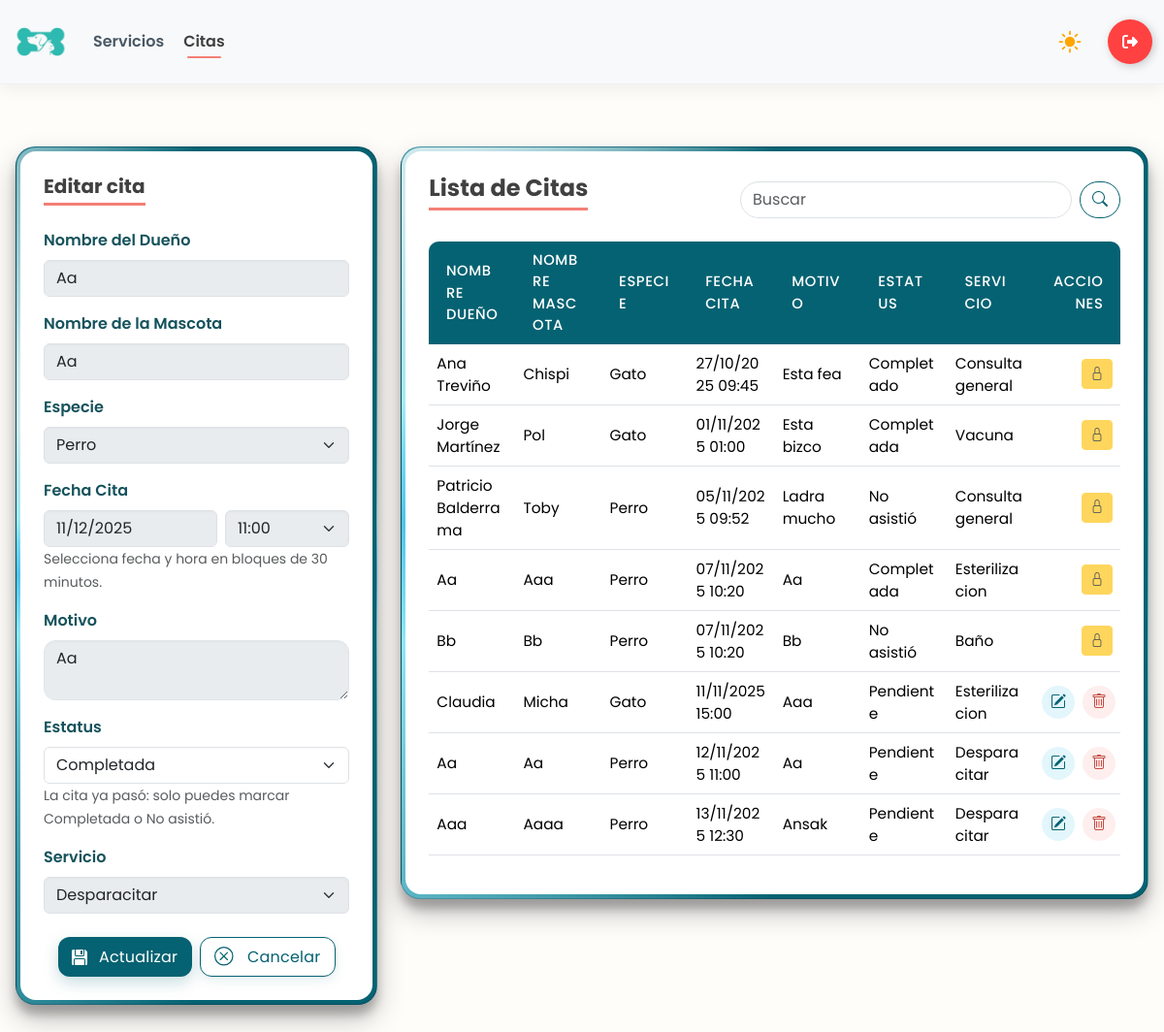
/citas/18/ (signed in), run on the app's committed database.
### app/models.py (models this page shows, shortened)
class CITA_VETERINARIA(models.Model):
    nombre_dueño = models.CharField(max_length=200)
    nombre_mascota = models.CharField(max_length=100)
    especie = models.CharField(max_length=100)
    fecha_cita = models.DateTimeField()
    motivo = models.CharField(max_length=255)
    estatus = models.CharField(max_length=50)
    servicio = models.ForeignKey(SERVICIO, on_delete= models.PROTECT, null=True)

class SERVICIO(models.Model):
    nombre = models.CharField(max_length=100)
    precio = models.DecimalField(max_digits=10, decimal_places=2)
    descripcion = models.TextField(max_length=250, null= True)
    def __str__(self):
        return self.nombre

### app/views.py (the view, shortened to what this page needs)
# urls.py: path('citas/', views.citas_panel, name='citas'),
@login_required
@user_passes_test(is_employee_or_admin)
def citas_panel(request, id=None):
    es_admin = is_admin(request.user)
    cita = get_object_or_404(CITA_VETERINARIA, pk=id) if id else None
    servicios = SERVICIO.objects.all()
    ahora_local = timezone.localtime()
    slots = build_half_hour_slots("08:00", "18:00")
    if cita:
        sel_hora = timezone.localtime(cita.fecha_cita).strftime("%H:%M")
        sel_fecha = timezone.localtime(cita.fecha_cita).strftime("%Y-%m-%d")
    else:
        next_slot = ceil_to_half_hour(ahora_local)
        sel_hora = next_slot.strftime("%H:%M")
        sel_fecha = next_slot.strftime("%Y-%m-%d")
    cita_pasada_bool = bool(cita and timezone.localtime(cita.fecha_cita) <= ahora_local)
    bloqueada_total = bool(cita and cita.estatus in ["Completada", "Cancelada"])
    solo_estatus_fecha = bool(cita and cita_pasada_bool and not bloqueada_total)
    solo_estatus_rol = bool(cita and (not es_admin) and not bloqueada_total)
    solo_estatus = solo_estatus_fecha or solo_estatus_rol
    qs = CITA_VETERINARIA.objects.all().select_related('servicio').order_by('fecha_cita')
    estatus_f = (request.GET.get('estatus') or '').strip()
    servicio_f = (request.GET.get('servicio') or '').strip()
    desde_f = (request.GET.get('desde') or '').strip()
    hasta_f = (request.GET.get('hasta') or '').strip()
    q = (request.GET.get('q') or '').strip()
    if estatus_f:
        qs = qs.filter(estatus__iexact=estatus_f)
    if servicio_f:
        qs = qs.filter(servicio__pk=servicio_f)
    if q:
        qs = qs.filter(
            Q(nombre_dueño__icontains=q) |
            Q(nombre_mascota__icontains=q) |
            Q(motivo__icontains=q)
        )
    ctx = {
        "citas": qs,
        "cita": cita,
        "editando": bool(cita),
        "servicios": servicios,
        "slots": slots,
        "sel_hora": sel_hora,
        "sel_fecha": sel_fecha,
        "min_fecha": ahora_local.strftime("%Y-%m-%d"),
        "ahora_str": ahora_local.strftime("%Y-%m-%dT%H:%M"),
        "cita_pasada": cita_pasada_bool,
        "bloqueada_total": bloqueada_total,
        "solo_estatus": solo_estatus,
        "q": q,
        "es_admin": es_admin,
        "form_data": request.POST if request.method == "POST" else {},
    }
    return render(request, "citas.html", ctx)

### app/templates/citas.html (shortened to what this page needs)
    {% load static %}
    <!DOCTYPE html>
    <html lang="es">
    <head>
        {% include 'referencias.html' %}
        <link rel="stylesheet" href="{% static 'css/panel.css' %}">
    </head>
    <body>
        {% include 'navbar-panel.html' %}
        <main class="container-fluid mt-5 mb-5 p-3">
            <div class="row g-4">
                <div class="col-12 col-lg-4">
                    <div class="card glass-card">
                        <div class="card-body">
                            <h5 class="card-title mb-4">
                                {% if editando %}Editar cita{% else %}Crear cita{% endif %}
                            </h5>
                            <form method="post" autocomplete="off"
                                action="{% if editando %}{% url 'citas_edit' cita.id %}{% else %}{% url 'citas' %}{% endif %}">
                                <div class="mb-3">
                                    <label class="form-label">Nombre del Dueño</label>
                                    <input type="text" name="nombre_dueño" class="form-control"
                                        pattern="^[A-Za-zÁÉÍÓÚáéíóúÑñ\s]+$" maxlength="200" required
                                        value="{{ cita.nombre_dueño|default_if_none:'' }}" {% if bloqueada_total or solo_estatus %}disabled{% endif %}>
                                </div>
                                <div class="mb-3">
                                    <label class="form-label">Nombre de la Mascota</label>
                                    <input type="text" name="nombre_mascota" class="form-control"
                                        pattern="^[A-Za-zÁÉÍÓÚáéíóúÑñ\s]+$" maxlength="100" required
                                        value="{{ cita.nombre_mascota|default_if_none:'' }}" {% if bloqueada_total or solo_estatus %}disabled{% endif %}>
                                </div>
                                <div class="mb-3">
                                    <label class="form-label">Especie</label>
                                    <select name="especie_select" id="especie_select" class="form-select" required {% if bloqueada_total or solo_estatus %}disabled{% endif %}>
                                        <option value="Perro" {% if cita.especie == "Perro" %}selected{% endif %}>Perro</option>
                                    </select>
                                </div>
                                <div class="mb-3">
                                <label for="fecha_cita" class="form-label">Fecha Cita</label>
                                <div class="d-flex gap-2">
                                    <input type="date"
                                           class="form-control"
                                           id="fecha_cita"
                                           name="fecha_cita"
                                           min="{{ min_fecha }}"
                                           value="{{ sel_fecha }}"
                                           required
                                           {% if bloqueada_total or solo_estatus %}disabled{% endif %}>
                                    <select class="form-select" id="hora_cita" name="hora_cita" required
                                            {% if bloqueada_total or solo_estatus %}disabled{% endif %}>
                                        {% for h in slots %}
                                            <option value="{{ h }}" {% if sel_hora == h %}selected{% endif %}>{{ h }}</option>
                                        {% endfor %}
                                    </select>
                                </div>
                                <small class="text-muted">Selecciona fecha y hora en bloques de 30 minutos.</small>
                                </div>
                                <div class="mb-3">
                                    <label class="form-label">Motivo</label>
                                    <textarea name="motivo" class="form-control" maxlength="255" required {% if bloqueada_total or solo_estatus %}disabled{% endif %}>{{ cita.motivo|default_if_none:'' }}</textarea>
                                </div>
                                <div class="mb-3">
                                    <label class="form-label">Estatus</label>
                                    {% if not editando %}
                                    <input type="hidden" name="estatus" value="Pendiente">
                                    <input type="text" class="form-control" value="Pendiente" disabled>
                                    <small class="text-muted">Se asigna automáticamente al crear.</small>
                                    {% elif bloqueada_total %}
                                    <input type="text" class="form-control" value="Completada" disabled>
                                    <small class="text-muted">Esta cita está completada y no puede editarse.</small>
                                    {% elif solo_estatus %}
                                    <select name="estatus" class="form-select" required>
                                        <option value="Completada" {% if cita.estatus == "Completada" %}selected{% endif %}>
                                            Completada</option>
                                    </select>
                                    <small class="text-muted">La cita ya pasó: solo puedes marcar Completada o No
                                        asistió.</small>
                                    {% endif %}
                                </div>
                                <div class="mb-3">
                                    <label for="servicio" class="form-label">Servicio</label>
                                    <select name="servicio" id="servicio" class="form-select" {% if bloqueada_total or solo_estatus %}disabled{% endif %}>
                                        {% for servicio in servicios %}
                                        <option value="{{ servicio.id }}" {% if cita and cita.servicio_id == servicio.id %}selected{% endif %}>
                                            {{ servicio.nombre }}
                                        </option>
                                        {% endfor %}
                                    </select>
                                </div>
                                <div class="d-flex gap-2 justify-content-center mt-4">
                                    <button type="submit" class="btn-save" {% if bloqueada_total or solo_estatus %}disabled{% endif %}>
                                        <div class="svg-wrapper-1">
                                            <div class="svg-wrapper">
                                            </div>
                                        </div>
                                        <span>{% if editando %}Actualizar{% else %}Guardar{% endif %}</span>
                                    </button>
                                    {% if editando %}
                                    <a href="{% url 'citas' %}" class="btn-clean"><div class="svg-wrapper-1">
                                            <div class="svg-wrapper">
                                            </div>
                                        </div>
                                        <span>Cancelar</span>
                                    </a>
                                    {% endif %}
                                </div>
                            </form>
                        </div>
                    </div>
                </div>
                <div class="col-12 col-lg-8">
                    <div class="card glass-card">
                        <div class="card-body">
                            <div class="d-flex justify-content-between align-items-center mb-3">
                                <h4 class="m-0 card-title mb-3">Lista de Citas</h4>
                                <form class="d-flex" method="get" action="{% url 'citas' %}">
                                    <input class="form-control me-2" type="search" placeholder="Buscar" name="q"
                                        value="{{ q }}">
                                    <button class="btn btn-outline" type="submit"><i class="bi bi-search"></i></button>
                                </form>
                            </div>
                            <div class="table-responsive">
                                <table class="table tabla-servicios align-middle">
                                    <thead>
                                        <tr>
                                            <th>Nombre Dueño</th>
                                            <th>Nombre Mascota</th>
                                            <th>Especie</th>
                                            <th>Fecha Cita</th>
                                            <th>Motivo</th>
                                            <th>Estatus</th>
                                            <th>Servicio</th>
                                            <th class="text-end">Acciones</th>
                                        </tr>
                                    </thead>
                                    <tbody>
                                        {% for cita in citas %}
                                        <tr>
                                            <td>{{ cita.nombre_dueño }}</td>
                                            <td>{{ cita.nombre_mascota }}</td>
                                            <td>{{ cita.especie }}</td>
                                            <td>{{ cita.fecha_cita|date:"d/m/Y H:i" }}</td>
                                            <td class="col-desc">{{ cita.motivo }}</td>
                                            <td>{{ cita.estatus }}</td>
                                            <td>{{ cita.servicio }}</td>
                                            <td class="text-end">
                                                <div class="d-inline-flex gap-2">
                                                    {% if es_admin %}
                                                        {% if cita.estatus == 'Pendiente' %}
                                                            <a class="btn-accion btn-edit" href="{% url 'citas_edit' cita.id %}" title="Editar cita">
                                                                <i class="bi bi-pencil-square"></i>
                                                            </a>
                                                        {% else %}
                                                            <button class="btn btn-warning btn-sm" disabled title="Cita cerrada">
                                                                <i class="bi bi-lock"></i>
                                                            </button>
                                                        {% endif %}
                                                        {% if cita.estatus == 'Pendiente' %}
                                                            <a class="btn-accion btn-delete" href="{% url 'citas_eliminar' cita.id %}"
                                                               onclick="return confirm('¿Eliminar esta cita?')">
                                                                <i class="bi bi-trash"></i>
                                                            </a>
                                                        {% endif %}
                                                    {% endif %}
                                                </div>
                                            </td>
                                        </tr>
                                        {% empty %}
                                        <tr>
                                            <td colspan="8" class="text-center text-muted">Sin información disponible</td>
                                        </tr>
                                        {% endfor %}
                                    </tbody>
                                </table>
                            </div>
                        </div>
                    </div>
                </div>
            </div>
        </main>
        {% include 'alertas.html' %}
    </body>
    </html>

### data on the page
CITA_VETERINARIA: nombre_dueño "Aa", nombre_mascota "Aa", especie_select "Perro", motivo "Aa", servicio "Desparacitar", especie "Perro", fecha_cita "12/11/2025 11:00", estatus "Pendiente"
CITA_VETERINARIA: nombre_dueño "Ana Treviño", nombre_mascota "Chispi", especie "Gato", fecha_cita "27/10/2025 09:45", motivo "Esta fea", estatus "Completado", servicio "Consulta general"
CITA_VETERINARIA: nombre_dueño "Jorge Martínez", nombre_mascota "Pol", especie "Gato", fecha_cita "01/11/2025 01:00", motivo "Esta bizco", estatus "Completada", servicio "Vacuna"
CITA_VETERINARIA: nombre_dueño "Patricio Balderrama", nombre_mascota "Toby", especie "Perro", fecha_cita "05/11/2025 09:52", motivo "Ladra mucho", estatus "No asistió", servicio "Consulta general"
CITA_VETERINARIA: nombre_dueño "Aa", nombre_mascota "Aaa", especie "Perro", fecha_cita "07/11/2025 10:20", motivo "Aa", estatus "Completada", servicio "Esterilizacion"
CITA_VETERINARIA: nombre_dueño "Bb", nombre_mascota "Bb", especie "Perro", fecha_cita "07/11/2025 10:20", motivo "Bb", estatus "No asistió", servicio "Baño"
CITA_VETERINARIA: nombre_dueño "Claudia", nombre_mascota "Micha", especie "Gato", fecha_cita "11/11/2025 15:00", motivo "Aaa", estatus "Pendiente", servicio "Esterilizacion"
CITA_VETERINARIA: nombre_dueño "Aaa", nombre_mascota "Aaaa", especie "Perro", fecha_cita "13/11/2025 12:30", motivo "Ansak", estatus "Pendiente", servicio "Desparacitar"

### other printed values
form field hora_cita "11:00"
